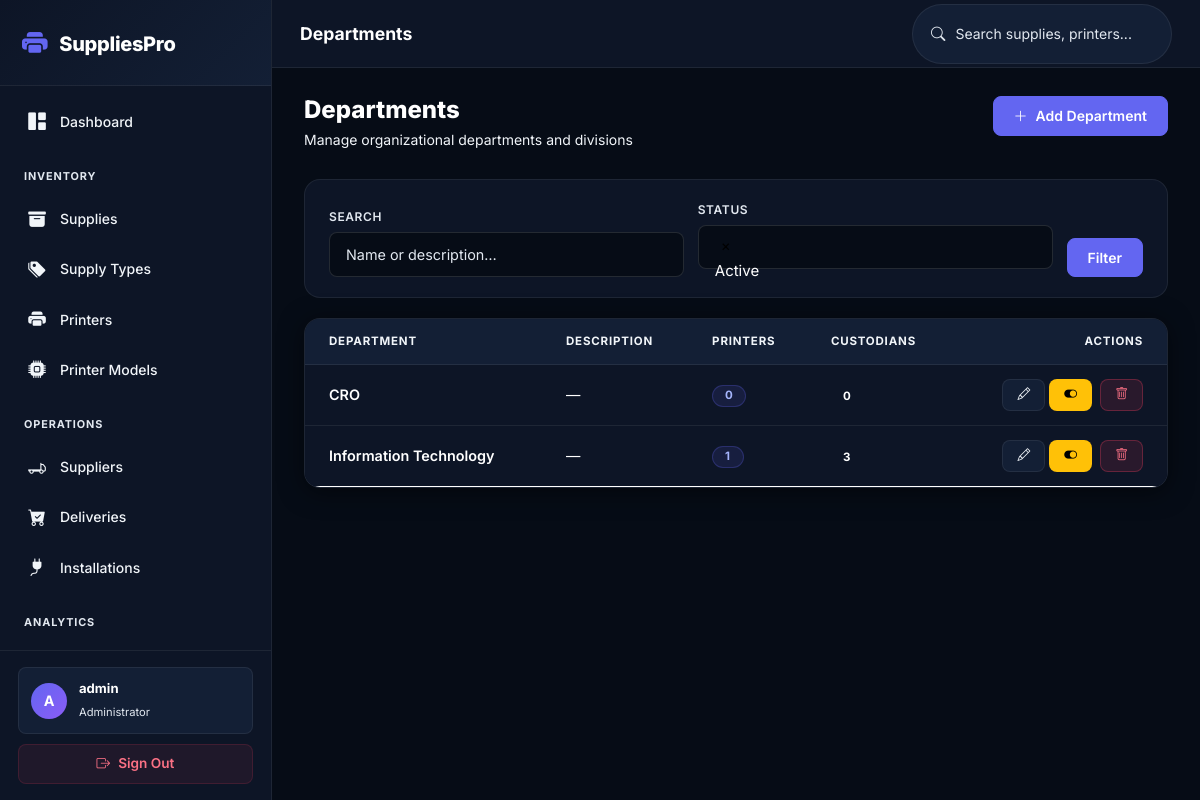
The app's page /departments/ (signed in) with its own data.
### inventory/models.py (models this page shows, shortened)
class User(AbstractUser):
    ROLE_CHOICES = [
        ('admin', 'Administrator'),
        ('manager', 'Manager'),
    ]
    role = models.CharField(max_length=20, choices=ROLE_CHOICES, default='manager')
    phone = models.CharField(max_length=20, blank=True)
    class Meta:
        verbose_name = 'User'
        verbose_name_plural = 'Users'

class Department(models.Model):
    name = models.CharField(max_length=100, unique=True)
    description = models.TextField(blank=True)
    is_active = models.BooleanField(default=True)
    created_at = models.DateTimeField(auto_now_add=True)
    updated_at = models.DateTimeField(auto_now=True)
    class Meta:
        ordering = ['name']
        verbose_name = 'Department'
        verbose_name_plural = 'Departments'

### inventory/views.py (the view)
# urls.py: path('departments/', views.DepartmentListView.as_view(), name='department_list'),
class DepartmentListView(LoginRequiredMixin, ListView):
    model = Department
    template_name = 'inventory/department_list.html'
    paginate_by = 20
    context_object_name = 'departments'
    def get_queryset(self):
        queryset = Department.objects.all().order_by('name')
        query = self.request.GET.get('q')
        status = self.request.GET.get('status')
        if status != 'all':
            queryset = queryset.filter(is_active=True)
        if query:
            queryset = queryset.filter(
                Q(name__icontains=query) | Q(description__icontains=query)
            )
        return queryset.prefetch_related('printers', 'custodians')

### rbac/services.py (called while the page is built)
def get_user_permissions(user):
    if not user.is_authenticated:
        return set()
    cache_key = f'user_permissions_{user.pk}'
    permissions = cache.get(cache_key)
    if permissions is None:
        permissions = set()
        user_roles = Role.objects.filter(user_roles__user=user)
        for role in user_roles:
            for perm in role.permissions.all():
                permissions.add(perm.code)
        cache.set(cache_key, permissions, timeout=3600)
    return permissions

def get_user_roles(user):
    if not user.is_authenticated:
        return Role.objects.none()
    return Role.objects.filter(user_roles__user=user)

### templates/inventory/department_list.html (shortened to what this page needs)
{% extends "base.html" %}
{% block page_title %}Departments{% endblock %}
{% block content %}
<div class="page-header">
    <div>
        <h2>Departments</h2>
        <p>Manage organizational departments and divisions</p>
    </div>
    <a href="{% url 'department_create' %}" class="btn btn-primary">
        <i class="bi bi-plus-lg"></i> Add Department
    </a>
</div>
<form method="get" class="filter-bar">
    <div class="filter-group" style="flex:1;">
        <label>Search</label>
        <input type="text" name="q" class="form-control" placeholder="Name or description…" value="{{ request.GET.q }}">
    </div>
    <div class="filter-group">
        <label>Status</label>
    </div>
    <button type="submit" class="btn btn-primary">Filter</button>
</form>
<div class="table-wrapper">
    <table class="table">
        <thead>
            <tr>
                <th style="padding-left:24px;">Department</th>
                <th>Description</th>
                <th>Printers</th>
                <th>Custodians</th>
                <th class="text-end" style="padding-right:24px;">Actions</th>
            </tr>
        </thead>
        <tbody>
            {% for department in departments %}
            <tr class="{% if not department.is_active %}table-secondary opacity-50{% endif %}">
                <td style="padding-left:24px;">
                    <a href="{% url 'department_detail' department.pk %}" style="font-weight:600; color:var(--text-1);">{{ department.name }}</a>
                </td>
                <td>{{ department.description|truncatewords:15|default:"—" }}</td>
                <td><span class="badge badge-primary">{{ department.printers.count }}</span></td>
                <td><span class="badge badge-secondary">{{ department.custodians.count }}</span></td>
                <td style="text-align:right; padding-right:24px;">
                    <a href="{% url 'department_update' department.pk %}" class="btn btn-ghost btn-sm" title="Edit">
                        <i class="bi bi-pencil"></i>
                    </a>
                    <form method="post" action="{% url 'department_toggle' department.pk %}" style="display:inline;">
                        <button type="submit" class="btn btn-sm {% if department.is_active %}btn-warning{% else %}btn-success{% endif %}" title="{{ department.is_active|yesno:'Disable,Enable' }}">
                            <i class="bi bi-{{ department.is_active|yesno:'toggle-on,toggle-off' }}"></i>
                        </button>
                    </form>
                    <a href="{% url 'department_delete' department.pk %}" class="btn btn-danger btn-sm ms-1" title="Delete">
                        <i class="bi bi-trash"></i>
                    </a>
                </td>
            </tr>
            {% endfor %}
        </tbody>
    </table>
</div>
{% endblock %}

### templates/base.html (shortened to what this page needs)
{% load rbac %}
<!DOCTYPE html>
<html lang="en">
<head>
    <link href="https://cdn.jsdelivr.net/npm/bootstrap@5.3.0/dist/css/bootstrap.min.css" rel="stylesheet">
    <link rel="stylesheet" href="https://cdn.jsdelivr.net/npm/bootstrap-icons@1.11.0/font/bootstrap-icons.css">
    <link href="https://cdn.jsdelivr.net/npm/select2@4.1.0-rc.0/dist/css/select2.min.css" rel="stylesheet"/>
    <link href="https://cdn.jsdelivr.net/npm/select2-bootstrap-5-theme@1.3.0/dist/select2-bootstrap-5-theme.min.css" rel="stylesheet"/>
    <link rel="stylesheet" href="/static/css/style.css">
</head>
<body>
{% if user.is_authenticated %}
<aside class="sidebar" id="sidebar">
    <div class="brand">
        <i class="bi bi-printer-fill"></i>
        <span>SuppliesPro</span>
    </div>
    <nav>
        <a href="{% url 'dashboard' %}" class="{% if request.resolver_match.url_name == 'dashboard' %}active{% endif %}">
            <i class="bi bi-grid-1x2-fill"></i> Dashboard
        </a>
        <div class="section-title">Inventory</div>
        <a href="{% url 'supply_list' %}" class="{% if 'supply' in request.resolver_match.url_name and 'model' not in request.resolver_match.url_name and 'type' not in request.resolver_match.url_name %}active{% endif %}">
            <i class="bi bi-archive-fill"></i> Supplies
        </a>
        <a href="{% url 'supply_type_list' %}" class="{% if 'supply_type' in request.resolver_match.url_name %}active{% endif %}">
            <i class="bi bi-tags-fill"></i> Supply Types
        </a>
        <a href="{% url 'printer_list' %}" class="{% if 'printer' in request.resolver_match.url_name and 'model' not in request.resolver_match.url_name %}active{% endif %}">
            <i class="bi bi-printer-fill"></i> Printers
        </a>
        <a href="{% url 'printer_model_list' %}" class="{% if 'printer_model' in request.resolver_match.url_name %}active{% endif %}">
            <i class="bi bi-cpu-fill"></i> Printer Models
        </a>
        <div class="section-title">Operations</div>
        <a href="{% url 'supplier_list' %}" class="{% if 'supplier' in request.resolver_match.url_name %}active{% endif %}">
            <i class="bi bi-truck-flatbed"></i> Suppliers
        </a>
        <a href="{% url 'delivery_list' %}" class="{% if 'delivery' in request.resolver_match.url_name %}active{% endif %}">
            <i class="bi bi-cart-check-fill"></i> Deliveries
        </a>
        <a href="{% url 'installation_list' %}" class="{% if 'installation' in request.resolver_match.url_name %}active{% endif %}">
            <i class="bi bi-plug-fill"></i> Installations
        </a>
        <div class="section-title">Analytics</div>
        <a href="{% url 'inventory_report' %}" class="{% if 'inventory_report' in request.resolver_match.url_name %}active{% endif %}">
        </a>
    </nav>
    <div class="user-info">
        <div class="user-pill">
            <div class="avatar">{{ user.username|first|upper }}</div>
            <div class="name-role">
                <span class="d-block fw-bold text-white small">{{ user.username }}</span>
                <span class="role">{{ user.get_role_display }}</span>
            </div>
        </div>
        <a href="{% url 'logout' %}" class="logout-link">
            <i class="bi bi-box-arrow-right"></i> Sign Out
        </a>
    </div>
</aside>
<div class="main-content">
    <header class="top-bar">
        <div class="d-flex align-items-center gap-3">
            <h1>{% block page_title %}Dashboard{% endblock %}</h1>
        </div>
        <div class="search-box">
            <form method="get" action="{% url 'global_search' %}" class="d-flex align-items-center gap-2">
                <i class="bi bi-search"></i>
                <input type="text" name="q" placeholder="Search supplies, printers..." id="globalSearch">
            </form>
        </div>
    </header>
    <main>
        {% block content %}{% endblock %}
    </main>
</div>
{% else %}
<div class="login-container">
    {% block login_content %}{% endblock %}
</div>
{% endif %}
</body>
</html>

### records on screen
User: username|first "A", username "admin", role "Administrator"
Department: name "CRO", description "—", printers.count "0", custodians.count "0", is_active True (drawn)
Department: name "Information Technology", description "—", printers.count "1", custodians.count "3", is_active True (drawn)
